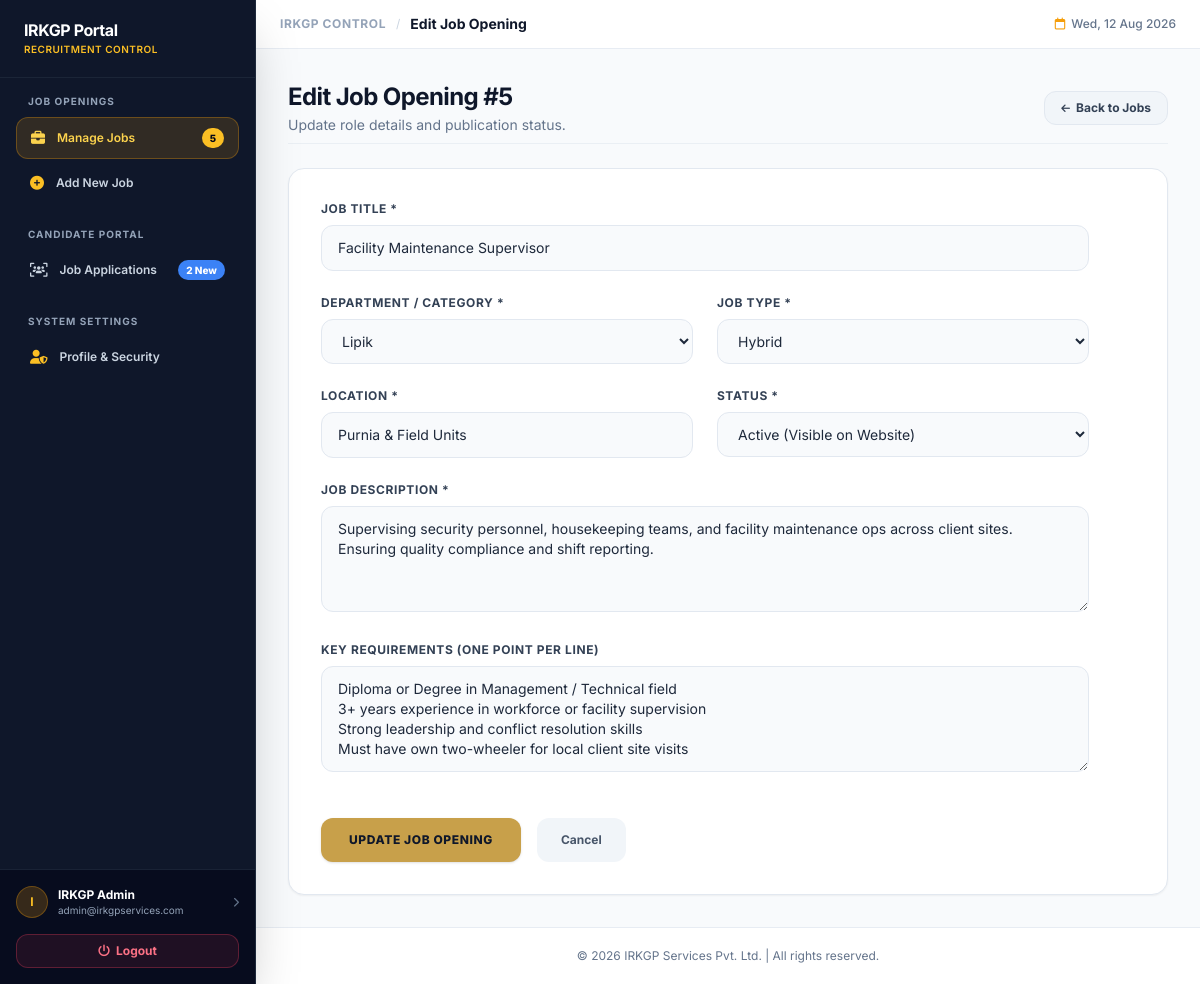
Screenshot of /admin/job_edit.php?id=5 (signed in) with the database file from the repository.
### tables this page shows
CREATE TABLE `jobs` (
  `id` INT NOT NULL AUTO_INCREMENT,
  `title` VARCHAR(150) NOT NULL,
  `category` VARCHAR(100) NOT NULL,
  `job_type` VARCHAR(50) NOT NULL,
  `location` VARCHAR(100) NOT NULL,
  `description` TEXT NOT NULL,
  `requirements` TEXT NOT NULL,
  `status` ENUM('active', 'inactive') DEFAULT 'active',
  `created_at` TIMESTAMP DEFAULT CURRENT_TIMESTAMP,
  `updated_at` TIMESTAMP DEFAULT CURRENT_TIMESTAMP ON UPDATE CURRENT_TIMESTAMP,
  PRIMARY KEY (`id`)
);

### admin/job_edit.php (the view, shortened to what this page needs)
<?php
$pdo = getDBConnection();
$jobId = intval($_GET['id'] ?? 0);
$stmt = $pdo->prepare("SELECT * FROM `jobs` WHERE `id` = :id LIMIT 1");
$stmt->execute([':id' => $jobId]);
$job = $stmt->fetch();
$errors = [];
$standardCats = ['Parichari (Attendant)', 'Data Entry Operator', 'Clerk', 'Lipik'];
$isCustomCat = !in_array($job['category'], $standardCats);
$standardTypes = ['Full Time', 'Contractual', 'Remote', 'Hybrid'];
$isCustomType = !in_array($job['job_type'], $standardTypes);
$title = $job['title'];
$category = $isCustomCat ? 'Other' : $job['category'];
$jobType = $isCustomType ? 'Other' : $job['job_type'];
$location = $job['location'];
$description = $job['description'];
$requirements = $job['requirements'];
$status = $job['status'];
include __DIR__ . '/includes/admin_nav.php';
?>
<div class="flex items-center justify-between gap-4 pb-2 border-b border-slate-200/60">
    <div>
        <h1 class="text-2xl font-bold text-slate-900 tracking-tight">Edit Job Opening #<?php echo $job['id']; ?></h1>
        <p class="text-slate-500 text-xs sm:text-sm mt-0.5">Update role details and publication status.</p>
    </div>
    <div>
        <a href="/admin/index.php" class="px-4 py-2 bg-slate-100 hover:bg-slate-200 text-slate-700 font-bold text-xs rounded-xl transition flex items-center gap-1.5 border border-slate-200">
            <i class="fa-solid fa-arrow-left text-[10px]"></i>
            <span>Back to Jobs</span>
        </a>
    </div>
</div>
<div class="bg-white rounded-2xl border border-slate-200 shadow-sm p-6 sm:p-8">
    <form method="POST" action="" class="space-y-6 max-w-3xl" novalidate>
        <div class="grid grid-cols-1 md:grid-cols-2 gap-6">
            <div class="md:col-span-2">
                <label class="block text-xs font-bold uppercase tracking-wider text-slate-700 mb-2">Job Title *</label>
                <input type="text" name="title" value="<?php echo htmlspecialchars($title); ?>"
                       class="w-full px-4 py-3 bg-slate-50 border <?php echo isset($errors['title']) ? 'border-rose-500 bg-rose-50/20' : 'border-slate-200'; ?> rounded-xl text-sm focus:outline-none focus:border-secondary focus:bg-white transition text-slate-800">
            </div>
            <div>
                <label class="block text-xs font-bold uppercase tracking-wider text-slate-700 mb-2">Department / Category *</label>
                <select name="category" id="category-select" class="w-full px-4 py-3 bg-slate-50 border <?php echo isset($errors['category']) ? 'border-rose-500 bg-rose-50/20' : 'border-slate-200'; ?> rounded-xl text-sm focus:outline-none focus:border-secondary focus:bg-white transition">
                    <option value="Lipik" <?php echo $category === 'Lipik' ? 'selected' : ''; ?>>Lipik</option>
                </select>
            </div>
            <div>
                <label class="block text-xs font-bold uppercase tracking-wider text-slate-700 mb-2">Job Type *</label>
                <select name="job_type" id="jobtype-select" class="w-full px-4 py-3 bg-slate-50 border <?php echo isset($errors['job_type']) ? 'border-rose-500 bg-rose-50/20' : 'border-slate-200'; ?> rounded-xl text-sm focus:outline-none focus:border-secondary focus:bg-white transition">
                    <option value="Hybrid" <?php echo $jobType === 'Hybrid' ? 'selected' : ''; ?>>Hybrid</option>
                </select>
            </div>
            <div>
                <label class="block text-xs font-bold uppercase tracking-wider text-slate-700 mb-2">Location *</label>
                <input type="text" name="location" value="<?php echo htmlspecialchars($location); ?>"
                       class="w-full px-4 py-3 bg-slate-50 border <?php echo isset($errors['location']) ? 'border-rose-500 bg-rose-50/20' : 'border-slate-200'; ?> rounded-xl text-sm focus:outline-none focus:border-secondary focus:bg-white transition text-slate-800">
            </div>
            <div>
                <label class="block text-xs font-bold uppercase tracking-wider text-slate-700 mb-2">Status *</label>
                <select name="status" class="w-full px-4 py-3 bg-slate-50 border border-slate-200 rounded-xl text-sm focus:outline-none focus:border-secondary focus:bg-white transition">
                    <option value="active" <?php echo $status === 'active' ? 'selected' : ''; ?>>Active (Visible on Website)</option>
                </select>
            </div>
        </div>
        <div>
            <label class="block text-xs font-bold uppercase tracking-wider text-slate-700 mb-2">Job Description *</label>
            <textarea name="description" rows="4" class="w-full px-4 py-3 bg-slate-50 border <?php echo isset($errors['description']) ? 'border-rose-500 bg-rose-50/20' : 'border-slate-200'; ?> rounded-xl text-sm focus:outline-none focus:border-secondary focus:bg-white transition text-slate-800"><?php echo htmlspecialchars($description); ?></textarea>
        </div>
        <div>
            <label class="block text-xs font-bold uppercase tracking-wider text-slate-700 mb-2">Key Requirements (One point per line)</label>
            <textarea name="requirements" rows="4" class="w-full px-4 py-3 bg-slate-50 border border-slate-200 rounded-xl text-sm focus:outline-none focus:border-secondary focus:bg-white transition text-slate-800"><?php echo htmlspecialchars($requirements); ?></textarea>
        </div>
        <div class="pt-4 flex gap-4">
            <button type="submit" class="px-7 py-3.5 bg-secondary hover:bg-amber-500 text-primary font-extrabold text-xs uppercase tracking-wider rounded-xl shadow transition">
                Update Job Opening
            </button>
            <a href="/admin/index.php" class="px-6 py-3.5 bg-slate-100 hover:bg-slate-200 text-slate-600 font-bold text-xs rounded-xl transition">
                Cancel
            </a>
        </div>
    </form>
</div>
<?php include __DIR__ . '/includes/admin_footer.php'; ?>

### rows the page displays
jobs: id "5", title "Facility Maintenance Supervisor", category "Lipik", job_type "Hybrid", location "Purnia & Field Units", status "Active (Visible on Website)", description "Supervising security personnel, housekeeping teams, and facility maintenance ops across client sites. Ensuring quality compliance and shift reporting.", requirements "Diploma or Degree in Management / Technical field 3+ years experience in workforce or facility supervision Strong leadership and conflict resolution skills Must have own two-wheeler for local client site visits"

### other values shown
$navJobsCount "5"
$navAppsCount "2"
substr($_SESSION['admin_name'] ?? 'A', 0, 1) "I"
$_SESSION['admin_name'] "IRKGP Admin"
$_SESSION['admin_email'] "admin@irkgpservices.com"
$adminTitle "Edit Job Opening"
